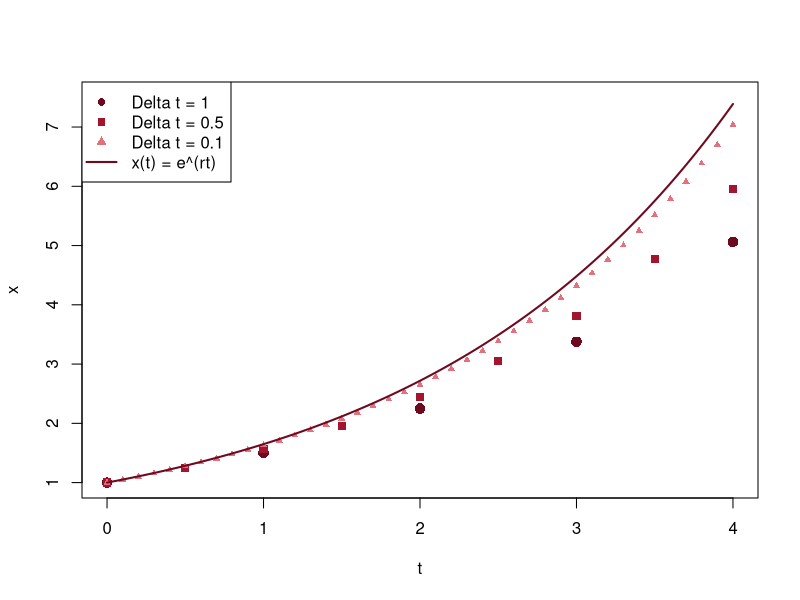

This chart was generated by the following R code:
# Fig. 3.1: From discrete-time to continuous growth (book, Section 3.1, Eq. 3.1 and 3.2)
# x(t + dt) = (1 + r dt) x(t) with r = 0.5, x(0) = 1 for dt = 1, 0.5, 0.1; for dt -> 0 one obtains x(t) = e^(r t)
# (c) 2026 Philipp Kügler · Program for the book "Dynamical Systems in the Life Sciences" · MIT License (see LICENSE)
r <- 0.5
rot <- c(rgb(0.43, 0.04, 0.12), rgb(0.64, 0.08, 0.18), rgb(0.89, 0.44, 0.49)); zeichen <- c(16, 15, 17)
plot(NULL, xlim = c(0, 4), ylim = c(1, 7.5), xlab = "t", ylab = "x")
dts <- c(1, 0.5, 0.1)
for (i in 1:3) {
  dt <- dts[i]
  n <- 0:round(4 / dt)
  x <- (1 + r * dt)^n                    # solution of the difference equation
  points(n * dt, x, pch = zeichen[i], col = rot[i], cex = c(1.4, 1.1, 0.7)[i])
  cat(sprintf("dt = %g: x(4) = %.4f\n", dt, x[length(x)]))
}
t <- seq(0, 4, length.out = 300)
lines(t, exp(r * t), col = rot[1], lwd = 2)
cat(sprintf("e^(0.5*4) = %.4f\n", exp(2)))
legend("topleft", legend = c(sprintf("Delta t = %g", dts), "x(t) = e^(rt)"), col = c(rot, rot[1]), pch = c(zeichen, NA), lwd = c(NA, NA, NA, 2))
